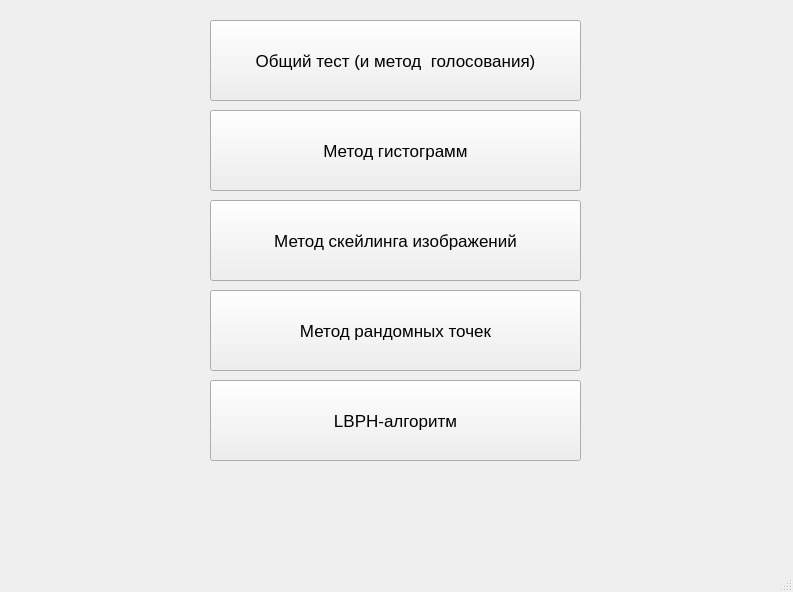
<?xml version="1.0" encoding="UTF-8"?>
<ui version="4.0">
 <class>MainWindow</class>
 <widget class="QMainWindow" name="MainWindow">
  <property name="enabled">
   <bool>true</bool>
  </property>
  <property name="geometry">
   <rect>
    <x>0</x>
    <y>0</y>
    <width>793</width>
    <height>592</height>
   </rect>
  </property>
  <property name="sizePolicy">
   <sizepolicy hsizetype="Preferred" vsizetype="Preferred">
    <horstretch>0</horstretch>
    <verstretch>0</verstretch>
   </sizepolicy>
  </property>
  <property name="windowTitle">
   <string>MainWindow</string>
  </property>
  <widget class="QWidget" name="centralwidget">
   <widget class="QPushButton" name="votingPushButton">
    <property name="geometry">
     <rect>
      <x>210</x>
      <y>20</y>
      <width>371</width>
      <height>81</height>
     </rect>
    </property>
    <property name="font">
     <font>
      <pointsize>13</pointsize>
     </font>
    </property>
    <property name="text">
     <string>Общий тест (и метод  голосования)</string>
    </property>
   </widget>
   <widget class="QPushButton" name="histogramPushButton">
    <property name="geometry">
     <rect>
      <x>210</x>
      <y>110</y>
      <width>371</width>
      <height>81</height>
     </rect>
    </property>
    <property name="font">
     <font>
      <pointsize>13</pointsize>
     </font>
    </property>
    <property name="text">
     <string>Метод гистограмм</string>
    </property>
   </widget>
   <widget class="QPushButton" name="scalingPushButton">
    <property name="geometry">
     <rect>
      <x>210</x>
      <y>200</y>
      <width>371</width>
      <height>81</height>
     </rect>
    </property>
    <property name="font">
     <font>
      <pointsize>13</pointsize>
     </font>
    </property>
    <property name="text">
     <string>Метод скейлинга изображений</string>
    </property>
   </widget>
   <widget class="QPushButton" name="randomPushButton">
    <property name="geometry">
     <rect>
      <x>210</x>
      <y>290</y>
      <width>371</width>
      <height>81</height>
     </rect>
    </property>
    <property name="font">
     <font>
      <pointsize>13</pointsize>
     </font>
    </property>
    <property name="text">
     <string>Метод рандомных точек</string>
    </property>
   </widget>
   <widget class="QPushButton" name="lbphPushButton">
    <property name="geometry">
     <rect>
      <x>210</x>
      <y>380</y>
      <width>371</width>
      <height>81</height>
     </rect>
    </property>
    <property name="font">
     <font>
      <pointsize>13</pointsize>
     </font>
    </property>
    <property name="text">
     <string>LBPH-алгоритм</string>
    </property>
   </widget>
  </widget>
  <widget class="QStatusBar" name="statusbar"/>
 </widget>
 <resources/>
 <connections/>
</ui>
